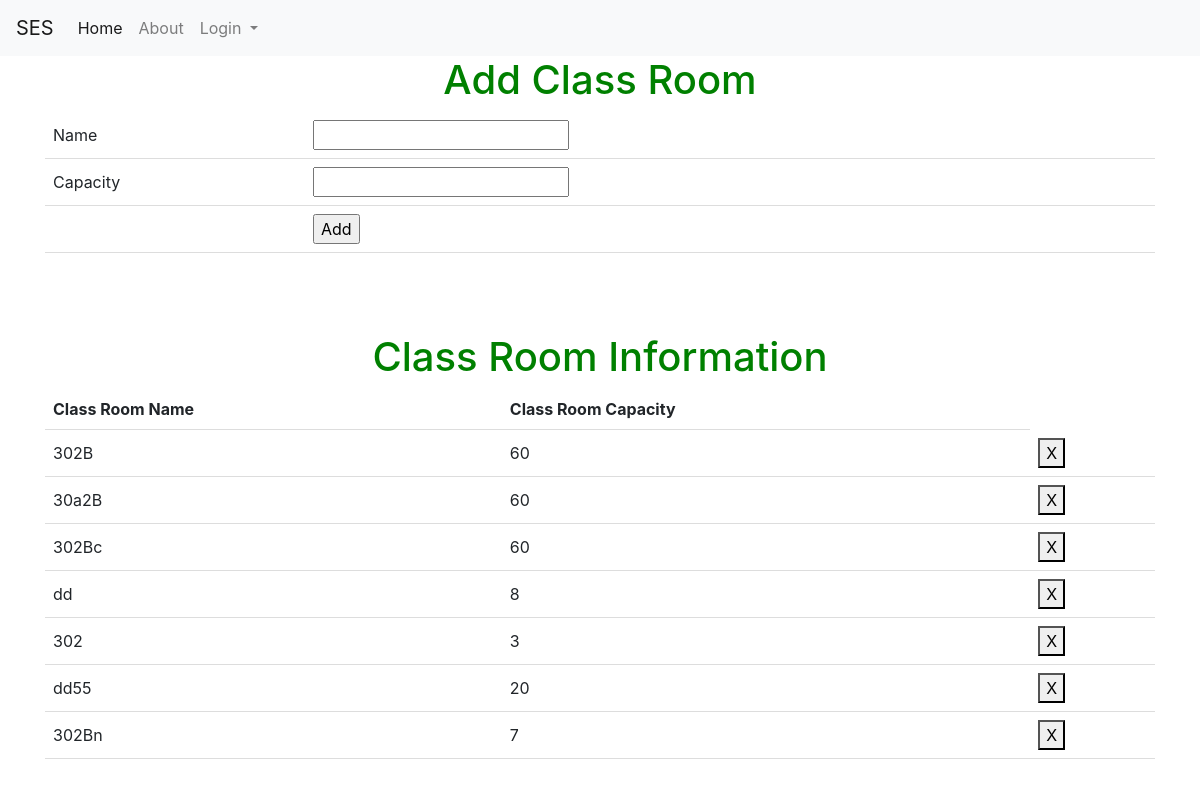
Before: /saverloc with the older database file.
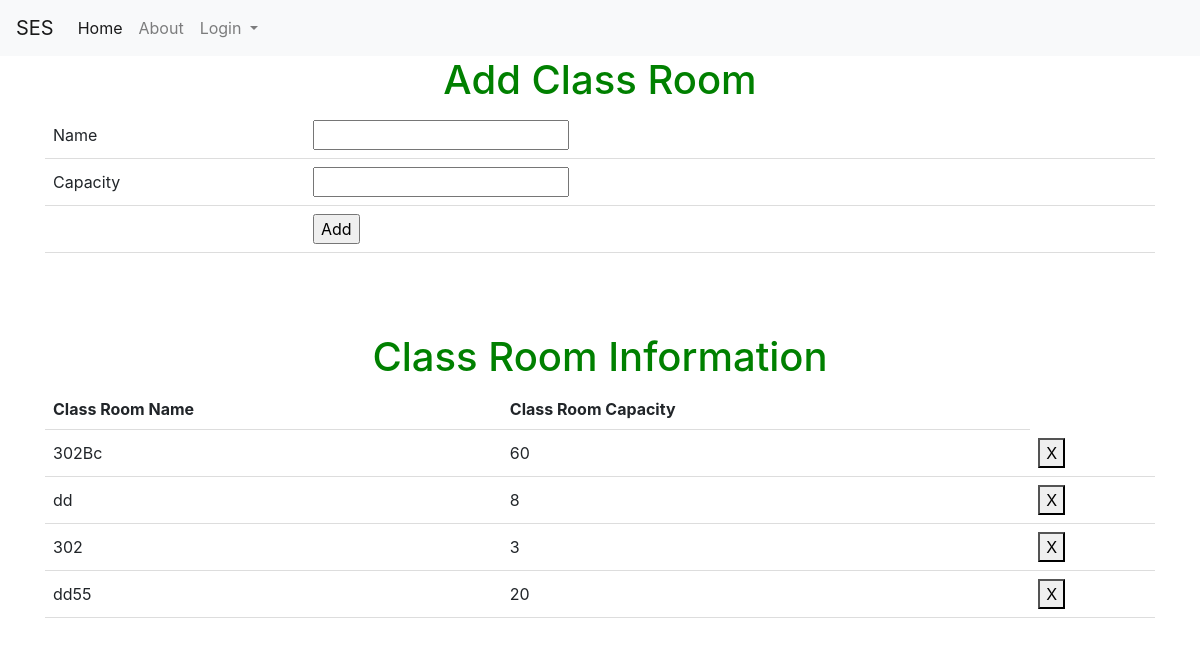
After: the same page with the newer database file.
### tables this page shows
CREATE TABLE loc (loc_id INTEGER PRIMARY KEY UNIQUE, loc_Cap INTEGER, loc_name CHAR CONSTRAINT loc_id UNIQUE ON CONFLICT IGNORE);

### auth.py (the view, shortened to what this page needs)
@auth.route("/saverloc",methods = ["POST","GET"])
def saverloc():
    if request.method=='GET':
        con = sqlite3.connect("instance/db.sqlite")
        cur = con.cursor()
        cur.execute("SELECT * FROM loc")
        data6 = cur.fetchall()
        return render_template('add_loc.html',data6=data6)
    return render_template("add_loc.html",data6=data6)

### templates/add_Loc.html (shortened to what this page needs)
{% extends "base.html" %}
{% block content %}
<h1>Add Class Room</h1>
 <form action = "/saverloc" method="post">
 <table>
  <tr><td>Name</td><td><input type="text" name="name_loc" ></td></tr>
  <tr><td>Capacity</td><td><input type="number" name="cap"></td></tr>
  <tr><td></td><td><input type="submit" value="Add"></td></tr>
</form>
  <form action = "/del_loc" method="post">
 <br> <h1>{{msg}}</h1><br><br>
 <h1>Class Room Information</h1>
 <table id="table_to_highlight" style="width:100%">
    <thead>
      <tr>
        <th>Class Room Name</th>
        <th>Class Room Capacity</th>
      </tr>
      </thead>
      <tbody>
       {% for row in data6 %}
              <tr>
                  <td>{{row[2]}}</td>
                  <td>{{row[1]}}</td>
                  <td><button class="bi bi-plus" type="submit" value="{{ row[0] }}" name="locid">X</button></td>
              </tr>
          {% endfor %}
      </tbody>
  </table>
 </form>
{% endblock %}

### templates/base.html (shortened to what this page needs)
<!DOCTYPE html>
<html>
<head>
    <link rel="stylesheet" href="https://cdn.jsdelivr.net/npm/bootstrap@4.3.1/dist/css/bootstrap.min.css">
</head>
<body>
<section class="hero is-fullheight" style="background-color:#ffffff;">
    <div>  <nav class="navbar navbar-expand-lg navbar-light bg-light">
        <a class="navbar-brand" href="{{ url_for('main.index') }}">SES</a>
        <div class="collapse navbar-collapse" id="navbarSupportedContent">
          <ul class="navbar-nav mr-auto">
            <li class="nav-item active">
              <a class="nav-link" href="{{ url_for('main.index') }}">Home <span class="sr-only">(current)</span></a>
            </li>
            <li class="nav-item">
              <a class="nav-link" href="{{ url_for('main.About') }}">About</a>
            </li>
            <li class="nav-item dropdown">
              <a class="nav-link dropdown-toggle" href="#" id="navbarDropdown" role="button" data-toggle="dropdown" aria-haspopup="true" aria-expanded="false">
                Login
              </a>
            </li>
        </div>
    </div>
    <div class="hero-body">
        <div class="container has-text-centered">
            {% block content %}{% endblock %}
        </div>
</section>
</body>
</html>

### templates/add_Loc.html (style rules this page uses)
body { text-align: center; }
h1 { color: green; }
table { border-collapse: collapse; width: 100%; }
th, td { padding: 8px; text-align: left; border-bottom: 1px solid #ddd; }

Changed rows visible on the page:
removed loc: loc_name "302B", loc_Cap "60", {{ row[0] }} 1 (drawn)
removed loc: loc_name "30a2B", loc_Cap "60", {{ row[0] }} 2 (drawn)
removed loc: loc_name "302Bn", loc_Cap "7"
